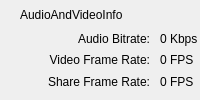
                  <widget class="QWidget" name="widget_audio_bg" native="true">
                   <property name="maximumSize">
                    <size>
                     <width>16777215</width>
                     <height>200</height>
                    </size>
                   </property>
                   <layout class="QVBoxLayout" name="verticalLayout_13">
                    <property name="spacing">
                     <number>0</number>
                    </property>
                    <property name="leftMargin">
                     <number>0</number>
                    </property>
                    <property name="topMargin">
                     <number>0</number>
                    </property>
                    <property name="rightMargin">
                     <number>0</number>
                    </property>
                    <property name="bottomMargin">
                     <number>10</number>
                    </property>
                    <item>
                     <widget class="QWidget" name="widget_audio_title" native="true">
                      <property name="maximumSize">
                       <size>
                        <width>16777215</width>
                        <height>30</height>
                       </size>
                      </property>
                      <layout class="QHBoxLayout" name="horizontalLayout_11">
                       <property name="spacing">
                        <number>0</number>
                       </property>
                       <property name="leftMargin">
                        <number>20</number>
                       </property>
                       <property name="topMargin">
                        <number>0</number>
                       </property>
                       <property name="rightMargin">
                        <number>20</number>
                       </property>
                       <property name="bottomMargin">
                        <number>0</number>
                       </property>
                       <item>
                        <widget class="QLabel" name="label_17">
                         <property name="text">
                          <string>AudioAndVideoInfo</string>
                         </property>
                        </widget>
                       </item>
                       <item>
                        <widget class="QLabel" name="lb_audio">
                         <property name="text">
                          <string/>
                         </property>
                         <property name="alignment">
                          <set>Qt::AlignRight|Qt::AlignTrailing|Qt::AlignVCenter</set>
                         </property>
                        </widget>
                       </item>
                      </layout>
                     </widget>
                    </item>
                    <item>
                     <widget class="QWidget" name="widget_16" native="true">
                      <layout class="QVBoxLayout" name="verticalLayout_15">
                       <property name="spacing">
                        <number>5</number>
                       </property>
                       <property name="leftMargin">
                        <number>0</number>
                       </property>
                       <property name="topMargin">
                        <number>0</number>
                       </property>
                       <property name="rightMargin">
                        <number>0</number>
                       </property>
                       <property name="bottomMargin">
                        <number>0</number>
                       </property>
                       <item>
                        <widget class="QWidget" name="widget_17" native="true">
                         <layout class="QHBoxLayout" name="horizontalLayout_23">
                          <property name="spacing">
                           <number>10</number>
                          </property>
                          <property name="leftMargin">
                           <number>0</number>
                          </property>
                          <property name="topMargin">
                           <number>0</number>
                          </property>
                          <property name="rightMargin">
                           <number>0</number>
                          </property>
                          <property name="bottomMargin">
                           <number>0</number>
                          </property>
                          <item>
                           <widget class="QLabel" name="label_24">
                            <property name="minimumSize">
                             <size>
                              <width>150</width>
                              <height>0</height>
                             </size>
                            </property>
                            <property name="maximumSize">
                             <size>
                              <width>150</width>
                              <height>16777215</height>
                             </size>
                            </property>
                            <property name="text">
                             <string>Audio Bitrate:</string>
                            </property>
                            <property name="alignment">
                             <set>Qt::AlignRight|Qt::AlignTrailing|Qt::AlignVCenter</set>
                            </property>
                           </widget>
                          </item>
                          <item>
                           <widget class="QLabel" name="lb_audio_bitrate">
                            <property name="text">
                             <string>0 Kbps</string>
                            </property>
                           </widget>
                          </item>
                         </layout>
                        </widget>
                       </item>
                       <item>
                        <widget class="QWidget" name="widget_24" native="true">
                         <layout class="QHBoxLayout" name="horizontalLayout_27">
                          <property name="spacing">
                           <number>10</number>
                          </property>
                          <property name="leftMargin">
                           <number>0</number>
                          </property>
                          <property name="topMargin">
                           <number>0</number>
                          </property>
                          <property name="rightMargin">
                           <number>0</number>
                          </property>
                          <property name="bottomMargin">
                           <number>0</number>
                          </property>
                          <item>
                           <widget class="QLabel" name="label_27">
                            <property name="minimumSize">
                             <size>
                              <width>150</width>
                              <height>0</height>
                             </size>
                            </property>
                            <property name="maximumSize">
                             <size>
                              <width>150</width>
                              <height>16777215</height>
                             </size>
                            </property>
                            <property name="text">
                             <string>Video Frame Rate:</string>
                            </property>
                            <property name="alignment">
                             <set>Qt::AlignRight|Qt::AlignTrailing|Qt::AlignVCenter</set>
                            </property>
                           </widget>
                          </item>
                          <item>
                           <widget class="QLabel" name="lb_local_video_frame_rate">
                            <property name="text">
                             <string>0 FPS</string>
                            </property>
                           </widget>
                          </item>
                         </layout>
                        </widget>
                       </item>
                       <item>
                        <widget class="QWidget" name="widget_25" native="true">
                         <layout class="QHBoxLayout" name="horizontalLayout_28">
                          <property name="spacing">
                           <number>10</number>
                          </property>
                          <property name="leftMargin">
                           <number>0</number>
                          </property>
                          <property name="topMargin">
                           <number>0</number>
                          </property>
                          <property name="rightMargin">
                           <number>0</number>
                          </property>
                          <property name="bottomMargin">
                           <number>0</number>
                          </property>
                          <item>
                           <widget class="QLabel" name="label_28">
                            <property name="minimumSize">
                             <size>
                              <width>150</width>
                              <height>0</height>
                             </size>
                            </property>
                            <property name="maximumSize">
                             <size>
                              <width>150</width>
                              <height>16777215</height>
                             </size>
                            </property>
                            <property name="text">
                             <string>Share Frame Rate:</string>
                            </property>
                            <property name="alignment">
                             <set>Qt::AlignRight|Qt::AlignTrailing|Qt::AlignVCenter</set>
                            </property>
                           </widget>
                          </item>
                          <item>
                           <widget class="QLabel" name="lb_local_share_screen_frame_rate">
                            <property name="text">
                             <string>0 FPS</string>
                            </property>
                           </widget>
                          </item>
                         </layout>
                        </widget>
                       </item>
                      </layout>
                     </widget>
                    </item>
                   </layout>
                  </widget>
